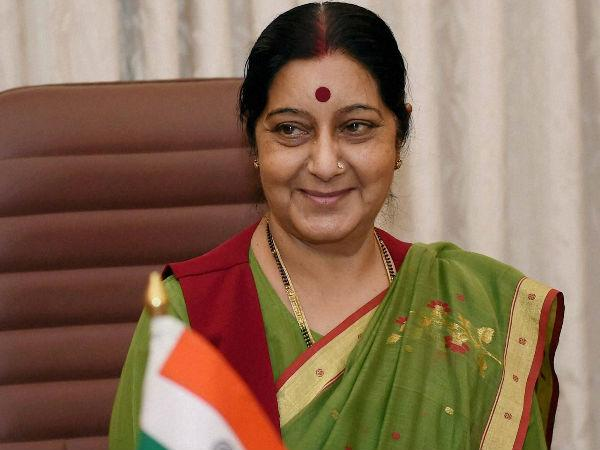
#> input picture testimages/02-1422860299-01-1422778302-sushma-swaraj.jpg, 600 x 450 px
$ jupyter execute --allow-errors 'Indian political leaders image classification.ipynb'   (shell and % lines are left out)
#> lines starting #> are read from the running program, lines starting #| are printed output that depends on the picture; after the words box and inside, x2 and y2 are one past the last pixel; in counts of white or black regions, pixels touching at a corner belong together
[cell 1]
import pandas as pd
import numpy as np
import cv2
import matplotlib.pyplot as plt

[cell 2]
img = cv2.imread("./testimages/02-1422860299-01-1422778302-sushma-swaraj.jpg")
#> img is the input picture: shape (450, 600, 3); mean B, G, R 87.6, 110.3, 139.1
img.shape
#> Out = (450, 600, 3)

[cell 3]
plt.imshow(img)

[cell 4]
gray = cv2.cvtColor(img, cv2.COLOR_BGR2GRAY)
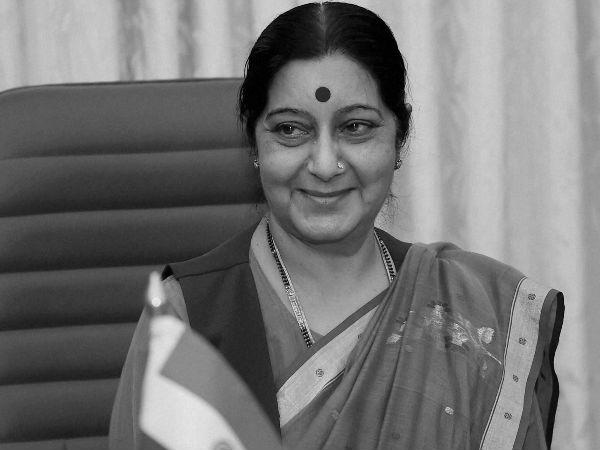
#> gray: shape (450, 600); min 0, max 247, mean 116.3
gray.shape
#> Out = (450, 600)

[cell 5]
plt.imshow(gray, cmap='gray')

## We will use open cv document haarcascades for cascading purpose .##

[cell 6]
face_cascade = cv2.CascadeClassifier('./opencv/haarcascades/haarcascade_frontalface_default.xml')
eye_cascade = cv2.CascadeClassifier('./opencv/haarcascades/haarcascade_eye.xml')

faces = face_cascade.detectMultiScale(gray, 1.3, 5)
#> faces = [[236, 59, 184, 184]]
faces
#> Out = [[236, 59, 184, 184]]

**We will store the eyes and front face cascades in rectangle boxes for that we need the variables.**

[cell 7]
(a,b,w,h) = faces[0]
#> a = 236; b = 59; w = 184; h = 184
a,b,w,h
#> Out = (236, 59, 184, 184)

[cell 8]
face_img = cv2.rectangle(img,(a,b),(a+w,b+h),(255,0,0),2)
plt.imshow(face_img)

[cell 9]
cv2.destroyAllWindows()
for (a,b,w,h) in faces:
    face_img = cv2.rectangle(img,(a,b),(a+w,b+h),(255,0,0),2)
    roi_gray = gray[b:b+h, a:a+w]
    roi_color = face_img[b:b+h, a:a+w]
    eyes = eye_cascade.detectMultiScale(roi_gray)
    for (ea,eb,ew,eh) in eyes:
        cv2.rectangle(roi_color,(ea,eb),(ea+ew,eb+eh),(0,255,0),2)
#> this loop made 1 pass
#> (a, b, w, h, eyes) on pass 1: (236, 59, 184, 184, [[95, 45, 47, 47], [30, 49, 47, 47]])
#> pass 1, `roi_gray = gray[b:b+h, a:a+w]`:
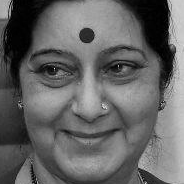
#> roi_gray: shape (184, 184); min 0, max 247, mean 100.6
#> pass 1, `roi_color = face_img[b:b+h, a:a+w]`:
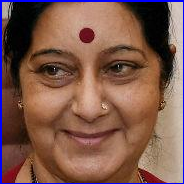
#> roi_color: shape (184, 184, 3); mean B, G, R 76.7, 88.6, 125.9
#> after the loop:
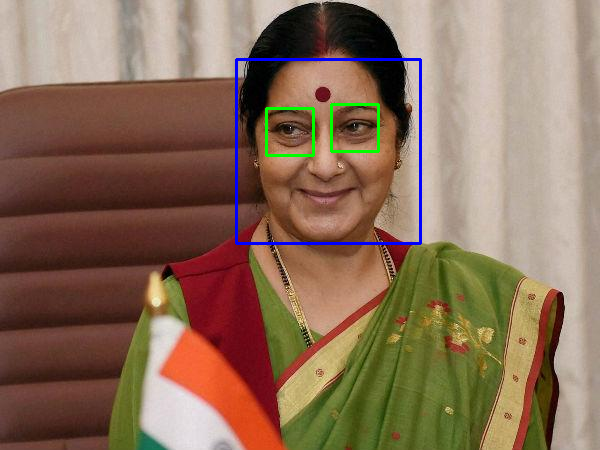
#> img: shape (450, 600, 3); mean B, G, R 88.7, 110.1, 137.3
#> after the loop:
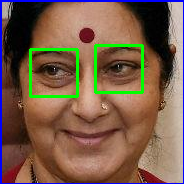
#> roi_color: shape (184, 184, 3); 3.31% of pixels changed, all inside (x1, y1, x2, y2) = (29, 44, 144, 98)


plt.figure()
plt.imshow(face_img, cmap='gray')
plt.show()

[cell 10]
plt.imshow(roi_color, cmap = 'gray')

**Now we will make a function where we will get the cropped images for all the images that we rerquire for the classification.**

[cell 11]
def get_cropped_image_if_2_eyes(image_path):
    img = cv2.imread(image_path)
    gray = cv2.cvtColor(img, cv2.COLOR_BGR2GRAY)
    faces = face_cascade.detectMultiScale(gray, 1.3, 5)
    for (a,b,w,h) in faces:
        roi_gray = gray[b:b+h, a:a+w]
        roi_color = img[b:b+h, a:a+w]
        eyes = eye_cascade.detectMultiScale(roi_gray)
        if len(eyes) >= 2:
            return roi_color

for example

[cell 12]
original_image = cv2.imread("./datasets/arvind kejriwal images - Google Search/81783837.jpg")
#> (the rest of this cell did not finish here and is left out)

**Now lets see if we get the cropped image for this one or not.**

#> (a cell that did not finish here is left out)

**So here we get the cropped image as per depending feature on face and eyes.**

## Since this is a clear view of face and eyes that's why we are getting cropped image , obstructed images will not give the desired result. ##

[cell 14]
path_to_data = "./datasets/"
path_to_cropped_data = "./datasets/cropped/"

## To make it easy we will use python os list to store the paths of all sub-folders .##

[cell 15]
import os
img_directories = []
#> (the rest of this cell did not finish here and is left out)

[cell 16]
img_directories

**To make a cropped folder or if it is already made then to remove it we will import shutil.**

[cell 17]
import shutil
if os.path.exists(path_to_cropped_data):
     shutil.rmtree(path_to_cropped_data)
os.mkdir(path_to_cropped_data)

[cell 18]
cropped_image_directories = []
celebrity_file_names_dictonary = {}

for img_dir in img_directories:
    count = 1
    celebrity_name = img_dir.split('/')[-1]
    print(celebrity_name)

    celebrity_file_names_dictonary[celebrity_name] = []

    for entry in os.scandir(img_dir):
        roi_color = get_cropped_image_if_2_eyes(entry.path)
        if roi_color is not None:
            cropped_folder = path_to_cropped_data + celebrity_name
            if not os.path.exists(cropped_folder):
                os.makedirs(cropped_folder)
                cropped_image_directories.append(cropped_folder)
                print("Generating cropped images in folder: ",cropped_folder)

            cropped_file_name = celebrity_name + str(count) + ".png"
            cropped_file_path = cropped_folder + "/" + cropped_file_name

            cv2.imwrite(cropped_file_path, roi_color)
            celebrity_file_names_dictonary[celebrity_name].append(cropped_file_path)
            count += 1

## Now we will use wavelet transform as a feature to train our future model. ##

**In wavelet transformed images , edges are so fine that can give us various facial features like eyes, nose, lips, etc.**

**For that we will import wavelet documentation as pywt .**

[cell 19]
import pywt

[cell 20]
def w2d(img, mode='haar', level=1):
    imArray = img
    #Datatype conversions
    #convert to grayscale
    imArray = cv2.cvtColor( imArray,cv2.COLOR_RGB2GRAY )
    #convert to float
    imArray =  np.float32(imArray)
    imArray /= 255;
    # compute coefficients
    coeffs=pywt.wavedec2(imArray, mode, level=level)

    #Process Coefficients
    coeffs_H=list(coeffs)
    coeffs_H[0] *= 0;

    # reconstruction
    imArray_H=pywt.waverec2(coeffs_H, mode);
    imArray_H *= 255;
    imArray_H =  np.uint8(imArray_H)

    return imArray_H

#> (a cell that did not finish here is left out)

[cell 22]
celebrity_file_names_dictonary

[cell 23]
class_dict = {}
count = 0
for celebrity_name in celebrity_file_names_dictonary.keys():
    class_dict[celebrity_name] = count
    count = count + 1
class_dict
